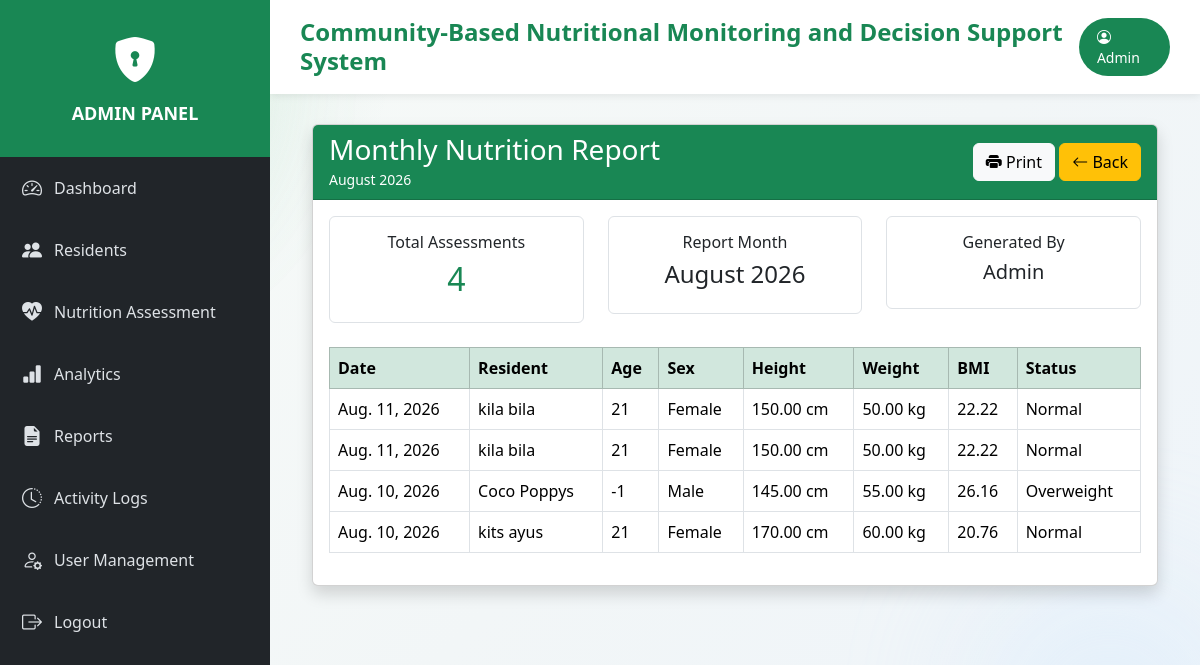
The app's page /reports/monthly/ (signed in) with its own data.
### nutrition/models.py (models this page shows, shortened)
class NutritionAssessment(models.Model):
    STATUS_CHOICES = [
        ('Underweight', 'Underweight'),
        ('Normal', 'Normal'),
        ('Overweight', 'Overweight'),
        ('Obese', 'Obese'),
    ]
    MONITORING_FLAG_CHOICES = [
    ('Routine Monitoring', 'Routine Monitoring'),
    ('Needs Follow-up', 'Needs Follow-up'),
    ]
    resident = models.ForeignKey(
        Resident,
        on_delete=models.CASCADE,
        related_name='assessments'
    )
    assessed_by = models.ForeignKey(
        settings.AUTH_USER_MODEL,
        on_delete=models.SET_NULL,
        null=True,
        blank=True,
        related_name='nutrition_assessments'
    )
    rule = models.ForeignKey(
    NutritionRule,
    on_delete=models.SET_NULL,
    null=True,
    blank=True,
    related_name='assessments'
    )
    assessment_date = models.DateField()
    height = models.DecimalField(
        max_digits=5,
        decimal_places=2,
        help_text="Height in centimeters"
    )
    weight = models.DecimalField(
        max_digits=5,
        decimal_places=2,
        help_text="Weight in kilograms"
    )
    bmi = models.DecimalField(
        max_digits=5,
        decimal_places=2,
        editable=False
    )
    nutritional_status = models.CharField(
        max_length=20,
        choices=STATUS_CHOICES,
        editable=False
    )
    monitoring_flag = models.CharField(
    max_length=30,
    choices=MONITORING_FLAG_CHOICES,
    editable=False,
    default='Routine Monitoring'
    )
    remarks = models.TextField(
        editable=False,
        blank=True,
        default=""
    )
    intervention = models.TextField(
        editable=False,
        blank=True,
        default=""
    )
    created_at = models.DateTimeField(auto_now_add=True)
    updated_at = models.DateTimeField(auto_now=True)

### residents/models.py (models this page shows, shortened)
class Resident(models.Model):
    GENDER_CHOICES = [
        ('Male', 'Male'),
        ('Female', 'Female'),
    ]
    resident_id = models.CharField(
        max_length=20,
        unique=True,
        blank=True
    )
    first_name = models.CharField(max_length=100)
    middle_name = models.CharField(
        max_length=100,
        blank=True,
        null=True
    )
    last_name = models.CharField(max_length=100)
    sex = models.CharField(
        max_length=10,
        choices=GENDER_CHOICES
    )
    birth_date = models.DateField()
    address = models.CharField(
        max_length=100
    )
    contact_number = models.CharField(
        max_length=15,
        blank=True,
        null=True
    )
    guardian_name = models.CharField(
        max_length=150,
        blank=True,
        null=True
    )
    created_by = models.ForeignKey(
    settings.AUTH_USER_MODEL,
    on_delete=models.SET_NULL,
    null=True,
    blank=True,
    related_name='created_residents')
    created_at = models.DateTimeField(auto_now_add=True)
    updated_at = models.DateTimeField(auto_now=True)
    @property
    def age(self):
        today = date.today()
        return (
            today.year
            - self.birth_date.year
            - (
                (today.month, today.day)
                <
                (self.birth_date.month, self.birth_date.day)
            )
        )
    class Meta:
        ordering = [
            'last_name',
            'first_name'
        ]

### reports/views.py (the view)
@login_required(login_url='login')
def monthly_report(request):
    today = timezone.now()
    assessments = NutritionAssessment.objects.filter(
        assessment_date__month=today.month,
        assessment_date__year=today.year
    ).select_related(
        'resident'
    ).order_by(
        '-assessment_date'
    )
    context = {
        'assessments': assessments,
        'current_month': today.strftime("%B %Y"),
    }
    return render(
        request,
        'admin_reports/monthly_report.html',
        context
    )

### templates/admin_reports/monthly_report.html (shortened to what this page needs)
{% extends 'base_admin.html' %}
{% block content %}
<div class="container-fluid">
    <div class="card shadow">
        <div class="card-header bg-success text-white">
            <div class="d-flex justify-content-between align-items-center">
                <div>
                    <h3 class="mb-0">
                        Monthly Nutrition Report
                    </h3>
                    <small>
                        {{ current_month }}
                    </small>
                </div>
                <div>
                    <button
                        onclick="window.print()"
                        class="btn btn-light">
                        <i class="bi bi-printer-fill"></i>
                        Print
                    </button>
                    <a
                        href="{% url 'report_dashboard' %}"
                        class="btn btn-warning">
                        <i class="bi bi-arrow-left"></i>
                        Back
                    </a>
                </div>
            </div>
        </div>
        <div class="card-body">
            <div class="row text-center mb-4">
                <div class="col-md-4">
                    <div class="border rounded p-3">
                        <h6>Total Assessments</h6>
                        <h2 class="text-success">
                            {{ assessments|length }}
                        </h2>
                    </div>
                </div>
                <div class="col-md-4">
                    <div class="border rounded p-3">
                        <h6>Report Month</h6>
                        <h4>
                            {{ current_month }}
                        </h4>
                    </div>
                </div>
                <div class="col-md-4">
                    <div class="border rounded p-3">
                        <h6>Generated By</h6>
                        <h5>
                            {{ request.user.username }}
                        </h5>
                    </div>
                </div>
            </div>
            <table class="table table-bordered table-hover">
                <thead class="table-success">
                    <tr>
                        <th>Date</th>
                        <th>Resident</th>
                        <th>Age</th>
                        <th>Sex</th>
                        <th>Height</th>
                        <th>Weight</th>
                        <th>BMI</th>
                        <th>Status</th>
                    </tr>
                </thead>
                <tbody>
                    {% for assessment in assessments %}
                    <tr>
                        <td>{{ assessment.assessment_date }}</td>
                        <td>
                            {{ assessment.resident.first_name }}
                            {{ assessment.resident.last_name }}
                        </td>
                        <td>{{ assessment.resident.age }}</td>
                        <td>{{ assessment.resident.sex }}</td>
                        <td>{{ assessment.height }} cm</td>
                        <td>{{ assessment.weight }} kg</td>
                        <td>{{ assessment.bmi }}</td>
                        <td>{{ assessment.nutritional_status }}</td>
                    </tr>
                    {% empty %}
                    <tr>
                        <td colspan="8" class="text-center">
                            No assessments for this month.
                        </td>
                    </tr>
                    {% endfor %}
                </tbody>
            </table>
        </div>
    </div>
</div>
{% endblock %}

### templates/base_admin.html (shortened to what this page needs)
<!DOCTYPE html>
<html lang="en">
<head>
    <link href="https://cdn.jsdelivr.net/npm/bootstrap@5.3.3/dist/css/bootstrap.min.css"
          rel="stylesheet">
    <link href="https://cdn.jsdelivr.net/npm/bootstrap-icons@1.11.3/font/bootstrap-icons.css"
          rel="stylesheet">
</head>
<body>
<div class="sidebar">
    <div class="logo">
        <i class="bi bi-shield-lock-fill"></i>
        <h4>
            ADMIN PANEL
        </h4>
    </div>
    <a href="{% url 'admin_dashboard' %}">
        <i class="bi bi-speedometer2"></i>
        <span>Dashboard</span>
    </a>
    <a href="{% url 'admin_resident_list' %}">
        <i class="bi bi-people-fill"></i>
        <span>Residents</span>
    </a>
    <a href="{% url 'assessment_list' %}">
        <i class="bi bi-heart-pulse-fill"></i>
        <span>Nutrition Assessment</span>
    </a>
    <a href="{% url 'analytics' %}">
        <i class="bi bi-bar-chart-fill"></i>
        <span>Analytics</span>
    </a>
    <a href="{% url 'report_dashboard' %}">
    <i class="bi bi-file-earmark-text-fill"></i>
    <span>Reports</span>
</a>
<a href="{% url 'activity_logs' %}">
    <i class="bi bi-clock-history"></i>
    <span>Activity Logs</span>
</a>
<a href="{% url 'user_list' %}">
    <i class="bi bi-person-gear"></i>
    <span>User Management</span>
</a>
    <a href="{% url 'logout' %}">
        <i class="bi bi-box-arrow-right"></i>
        <span>Logout</span>
    </a>
</div>
<div class="content">
    <div class="topbar">
        <div class="d-flex justify-content-between align-items-center">
            <h4>
                Community-Based Nutritional Monitoring and Decision Support System
            </h4>
            <div class="user-badge">
                <i class="bi bi-person-circle"></i>
                {{ request.user.username }}
            </div>
        </div>
    </div>
    <div class="main-content">
        {% block content %}
        {% endblock %}
    </div>
</div>
</body>
</html>

### templates/base_admin.html (style rules this page uses)
* { margin:0; padding:0; box-sizing:border-box; font-family:'Segoe UI',sans-serif; }
body { background: radial-gradient(circle at top left, rgba(25, 135, 84, 0.14), transparent 28%), linear-gradient(135deg, #f8fbf8 0%, #f2f6f7 55%, #eef4fa 100%); color:#243447; overflow-x:hidden; }
body::before, body::after { content:''; position:fixed; border-radius:50%; filter:blur(70px); opacity:.35; pointer-events:none; z-index:0; }
body::before { width:280px; height:280px; top:-60px; left:-60px; background:#9be6b3; }
body::after { width:260px; height:260px; right:-40px; bottom:-40px; background:#cfe8ff; }
.sidebar { position:fixed; top:0; left:0; width:270px; height:100vh; background:#212529; color:white; z-index:1000; }
.logo { background:#198754; padding:25px; text-align:center; }
.logo i { font-size:45px; }
.logo h4 { margin-top:10px; font-size:18px; font-weight:bold; color:white; }
.sidebar a { display:flex; align-items:center; gap:12px; padding:16px 22px; color:#dee2e6; text-decoration:none; transition:.3s; }
.sidebar a i { font-size:20px; }
.content { margin-left:270px; min-height:100vh; }
.topbar { background:white; padding:18px 30px; box-shadow:0 2px 8px rgba(0,0,0,.08); }
.topbar h4 { color:#198754; margin:0; font-weight:700; }
.content, .main-content { position:relative; z-index:1; }
.main-content { padding:30px; background:transparent; }
.user-badge { background:#198754; color:white; padding:8px 18px; border-radius:30px; font-size:14px; }

### records on screen
NutritionAssessment: assessment_date "Aug. 11, 2026", resident.first_name "kila", resident.last_name "bila", resident.age "21", resident.sex "Female", height "150.00", weight "50.00", bmi "22.22", nutritional_status "Normal"
NutritionAssessment: assessment_date "Aug. 11, 2026", resident.first_name "kila", resident.last_name "bila", resident.age "21", resident.sex "Female", height "150.00", weight "50.00", bmi "22.22", nutritional_status "Normal"
NutritionAssessment: assessment_date "Aug. 10, 2026", resident.first_name "Coco", resident.last_name "Poppys", resident.age "-1", resident.sex "Male", height "145.00", weight "55.00", bmi "26.16", nutritional_status "Overweight"
NutritionAssessment: assessment_date "Aug. 10, 2026", resident.first_name "kits", resident.last_name "ayus", resident.age "21", resident.sex "Female", height "170.00", weight "60.00", bmi "20.76", nutritional_status "Normal"

### other values on screen
{{ request.user.username }} "Admin"
{{ assessments|length }} "4"
